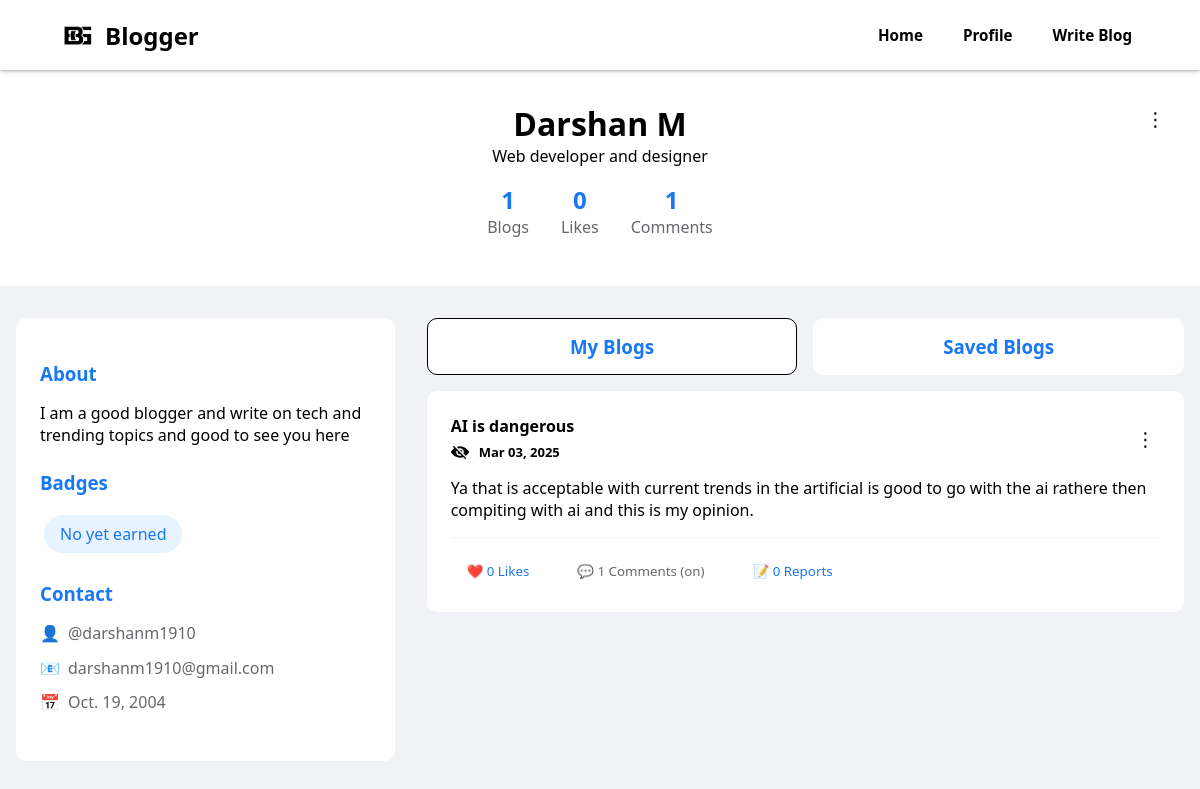
The page /profile/ (signed in) on the database as committed earlier.
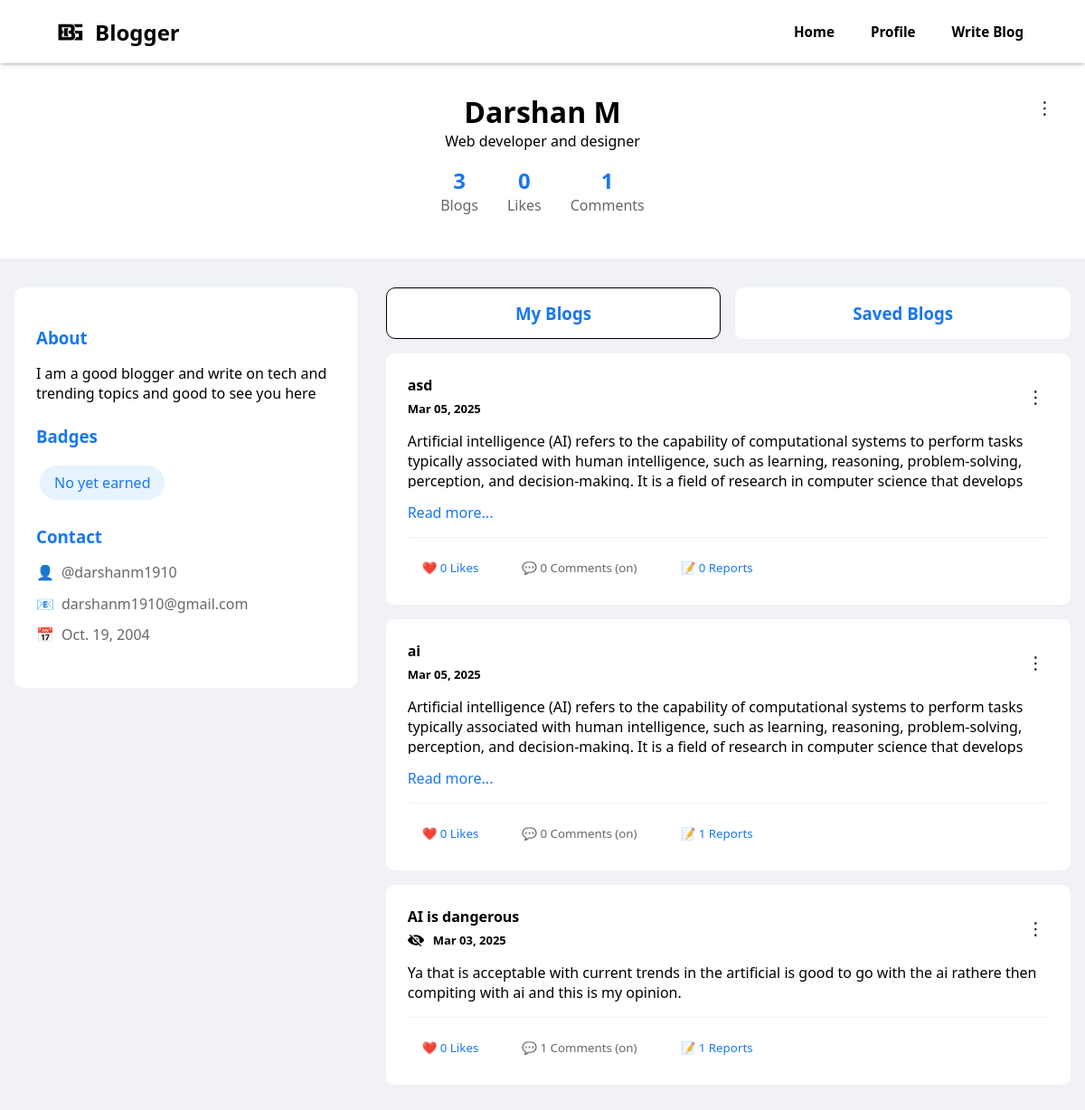
The same page on the database as committed later.
### home/models.py (models this page shows, shortened)
class Details(models.Model):
    user_name=models.CharField(max_length=100)
    dob=models.DateField(default='2000-01-01')
    role=models.CharField(max_length=100,default='Set your role')
    about=models.TextField(max_length=1000,default='Tell me about yourself...')
    badges=models.JSONField(default=list)
    saved=models.JSONField(default=list)
    public=models.BooleanField(default=True)

class Blogs(models.Model):
    user_name=models.CharField(max_length=100)
    title=models.CharField(max_length=100,default='Blog')
    content =models.TextField(max_length=10000)
    date =models.DateField()
    ananymous=models.BooleanField(default=False)
    likes=models.IntegerField(default=0)
    blockcomments=models.BooleanField(default=False)
    reported=models.IntegerField(default=0)

### home/views.py (the view)
# urls.py: path("profile/",views.profile,name="Profile"),
def profile(request):
    if isinstance(request.user, AnonymousUser):
        return redirect(login_user)
    data=Blogs.objects.filter(user_name=request.user).values().order_by('-id')
    total_likes = data.aggregate(Sum('likes'))['likes__sum']
    serializer=BlogSerializer(data,many=True)
    d=serializer.data
    total_comments=0
    for blog in d:
        blog['date'] = datetime.strptime(blog['date'], '%Y-%m-%d').strftime('%b %d, %Y')
        blog['comments'] = Comments.objects.filter(blog_id=blog['id']).order_by('-id')
        blog['no_of_comments'] = len(blog['comments'])
        total_comments+=blog['no_of_comments']
    if str(request.user)=="admin":
        reported_blogs = Blogs.objects.filter(reported__gt=0)
        return render(request,'adminpage.html',{'blogs': d,'total_likes':total_likes,'total_comments':total_comments,'reportedblogs':reported_blogs})
    saved_blogs_id = Details.objects.filter(user_name=request.user).first().saved
    saved_blogs = []
    not_found = []
    for blog_id in saved_blogs_id:
        if not Blogs.objects.filter(id=blog_id).exists():
            not_found.append(blog_id)
            continue
        saved_blogs.append(Blogs.objects.get(id=blog_id))
    if not_found:
        for blog_id in not_found:
            saved_blogs_id.remove(blog_id)
        Details.objects.filter(user_name=request.user).update(saved=saved_blogs_id)
    details=Details.objects.filter(user_name=request.user).first()
    return render(request,'profile.html',{'blogs': d,'total_likes':total_likes,'total_comments':total_comments, 'saved_blogs': saved_blogs,'details':details,'user':request.user})

### templates/profile.html (shortened to what this page needs)
{% extends "base.html" %} {% block title %} Profile {% endblock title %}
{% block css %}
<link rel="stylesheet" href="/static/profile.css" />
{% endblock css %}
{% block body %}
<body>
  <div class="profile-header">
    <div class="post-menu" style="position: absolute; top: 30px; right: 30px;">
      <button class="post-menu-btn" aria-label="Post options">⋮</button>
    </div>
    <h1 style="margin: 0;padding:0">{{request.user.get_full_name}}</h1>
    <p style="margin: 0;padding:0">{{details.role}}</p>
    <div class="profile-stats">
      <div class="stat">
        <div class="stat-number">{{ blogs|length }}</div>
        <div class="stat-label">Blogs</div>
      </div>
      <div class="stat">
        <div class="stat-number">{{total_likes|default:0}}</div>
        <div class="stat-label">Likes</div>
      </div>
      <div class="stat">
        <div class="stat-number">{{total_comments|default:0}}</div>
        <div class="stat-label">Comments</div>
      </div>
    </div>
  </div>
  <div class="main-container">
    <aside class="sidebar">
      <div class="info-section">
        <h3>About</h3>
        <p>{{details.about}}</p>
      </div>
      <div class="info-section">
        <h3>Badges</h3>
        <div>
          <span class="badge">No yet earned</span>
        </div>
      </div>
      <div class="info-section">
        <h3>Contact</h3>
        {% if request.user == user %}
        <div class="info-item">
          <span>👤</span>
          <span>@{{request.user}}</span>
        </div>
        <div class="info-item">
          <span>📧</span>
          <span>{{request.user.email}}</span>
        </div>
        {% endif %}
        <div class="info-item">
          <span>📅</span>
          <span>{{details.dob}}</span>
        </div>
      </div>
    </aside>
    <main>
      <div id="blog-menu">
        <div id="myblogshead" class="post-card blog-menu-item" onclick="showMyBlogs()" style="border: 1px solid black;">
          <h3 style="text-align: center; color:#1877f2; margin:0">My Blogs</h3>
        </div>
        {% if request.user == user %}
        <div id="savedblogshead" class="post-card blog-menu-item" onclick="showSavedBlogs()"
          style="border:1px solid white">
          <h3 style="text-align: center; color:#1877f2; margin:0">Saved Blogs</h3>
        </div>
        {% endif %}
      </div>
      <div id="myblogs" style="display: block;">
        {% for blog in blogs %}
        <div class="post-card">
          <div class="post-header">
            <div class="post-meta">
              <strong id="blog-title{{blog.id}}">{{blog.title}}</strong>
              <div style="display: flex;gap: 10px;margin-top: 6px;">
                {% if blog.ananymous %}
                <img src="\static\hidden.png" width="18" alt="" srcset="">
                {% endif %}
                <span style="font-size: 13px;font-weight: 600;">{{ blog.date }}</span>
              </div>
            </div>
            {% if request.user == user %}
            <div class="post-menu">
              <button class="post-menu-btn" aria-label="Post options">⋮</button>
            </div>
            {% endif %}
          </div>
          {% if blog.content|length > 303 %}
          <p class="post-content post-content{{blog.id}}" id="blog-content{{blog.id}}">{{blog.content|linebreaksbr}}</p>
          <a class="readmore readmore{{blog.id}}" onclick="readmore('{{blog.id}}')">Read more...</a>
          {% else %}
          <p class="post-content post-content{{blog.id}}" id="blog-content{{blog.id}}" style="height: auto;">
            {{blog.content|linebreaksbr}}</p>
          {% endif %}
          <div class="post-actions">
            <button class="action-btn like-btn">❤️ {{blog.likes}} Likes</button>
            <button class="action-btn comment-toggle" onclick="showComments('{{blog.id}}')">💬 {{ blog.no_of_comments }}
              Comments
              {% if blog.blockcomments %}
              (off)
              {% else %}
              (on)
              {% endif %}
            </button>
            <button class="action-btn like-btn">📝 {{blog.reported}} Reports</button>
          </div>
        </div>
        {% endfor %}
      </div>
    </main>
  </div>
</body>
{% endblock body %}

### templates/base.html (shortened to what this page needs)
{% load static %}
<!DOCTYPE html>
<html lang="en">
<head>
  <link rel="stylesheet" type="text/css" target="_blank" href="\static\nav.css" />
  {% block css %} {% endblock css %}
</head>
<body>
  <nav>
    <div class="logo">
      <img src="\static\logo.png" alt="logo" />
      <h1>Blogger</h1>
    </div>
    <ul>
      <li>
        <a href="/index">Home</a>
      </li>
      <li>
        <a href="/profile">Profile</a>
      </li>
      <li>
        <a href="/writeblog">Write Blog</a>
      </li>
    </ul>
  </nav>
   {% block body %} {% endblock body %}
</body>
</html>

### static/nav.css (style rules this page uses)
* { box-sizing: border-box; font-family: "Segoe UI", Tahoma, Geneva, Verdana, sans-serif; }
body { padding: 0; margin: 0; font-family: "Poppins", sans-serif; }
nav { padding: 5px 5%; display: flex; justify-content: space-between; align-items: center; box-shadow: rgba(50, 50, 93, 0.25) 0px 2px 5px -1px, rgba(0, 0, 0, 0.3) 0px 1px 3px -1px; z-index: 1; position: sticky; top: 0; background-color: white; height: 70px; }
nav .logo { display: flex; align-items: center; }
nav .logo img { height: 35px; width: auto; margin-right: 10px; }
nav .logo h1 { font-size: 1.5rem; font-weight: bold; }
nav ul { list-style: none; display: flex; }
nav ul li { margin-left: 1.5rem; }
nav ul li a { text-decoration: none; color: #000; font-size: 95%; font-weight: 600; padding: 4px 8px; border-radius: 5px; }

### static/profile.css (style rules this page uses)
body { background-color: #f0f2f5; }
.profile-header { background: white; padding: 2rem; text-align: center; position: relative; }
.profile-stats { display: flex; justify-content: center; gap: 2rem; margin: 1rem 0; }
.stat { text-align: center; }
.stat-number { font-size: 1.5rem; font-weight: bold; color: #1877f2; }
.stat-label { color: #65676b; }
.main-container { max-width: 1200px; margin: 2rem auto; padding: 0 1rem; display: grid; grid-template-columns: 1fr 2fr; gap: 2rem; }
.sidebar { background: white; padding: 1.5rem; border-radius: 10px; height: fit-content; position: sticky; top: 100px; }
.info-section { margin-bottom: 1.5rem; }
.info-section h3 { margin-bottom: 1rem; color: #1877f2; }
.info-item { display: flex; align-items: center; gap: 0.5rem; margin-bottom: 0.8rem; color: #65676b; }
.badge { display: inline-block; padding: 0.5rem 1rem; background: #e7f3ff; color: #1877f2; border-radius: 20px; margin: 0.25rem; }
.post-card { background: white; border-radius: 10px; padding: 1.5rem; margin-bottom: 1rem; }
.post-header { display: flex; align-items: center; gap: 1rem; margin-bottom: 1rem; }
.post-meta { flex-grow: 1; }
.post-actions { display: flex; gap: 1rem; margin-top: 1rem; padding-top: 1rem; border-top: 1px solid #f0f2f5; }
.action-btn { padding: 0.5rem 1rem; border: none; background: none; color: #65676b; cursor: pointer; display: flex; align-items: center; gap: 0.5rem; }
.like-btn { color: #1877f2; }
.post-menu { position: relative; }
.post-menu-btn { background: none; border: none; cursor: pointer; padding: 5px; font-size: 1.2rem; }
.post-content { height: 63px; overflow: hidden; }
.readmore { cursor: pointer; color: #1877f2; }
:root { --primary-color: #2563eb; --primary-hover: #1d4ed8; --background-color: #f3f4f6; --card-background: #ffffff; --text-color: #1f2937; --border-color: #e5e7eb; --focus-ring: #93c5fd; }
#blog-menu { display: flex; gap: 1rem; }
.blog-menu-item { padding: 15px 0px; width: -webkit-fill-available; cursor: pointer; }

Rows that differ between the two databases and show on the page:
added Blogs: title "asd", content "Artificial intelligence (AI) refers to the capability of computational systems to perform tasks typically associated with human intelligence, such as learning, reasoning, problem-solving, perception, and decision-making. It is a field of research in computer science that develops…"
added Blogs: title "ai", content "Artificial intelligence (AI) refers to the capability of computational systems to perform tasks typically associated with human intelligence, such as learning, reasoning, problem-solving, perception, and decision-making. It is a field of research in computer science that develops…"
Other text that changed with them:
{{ blogs|length }}: "1" → "3"
new list line: "Mar 05, 2025 ⋮ Read more... 0 Likes 0 Comments (on) 0 Reports"
new list line: "Mar 05, 2025 ⋮ Read more... 0 Likes 0 Comments (on) 1 Reports"
new list line: "AI is dangerous Ya that is acceptable with current trends in the artificial is good to go with the ai rathere then compiting with ai and this is my opinion."
new list line: "Mar 03, 2025 ⋮ 0 Likes 1 Comments (on) 1 Reports"
list line gone: "AI is dangerous Ya that is acceptable with current trends in the artificial is good to go with the ai rathere then compiting with ai and this is my opinion."
list line gone: "Mar 03, 2025 ⋮ 0 Likes 1 Comments (on) 0 Reports"
